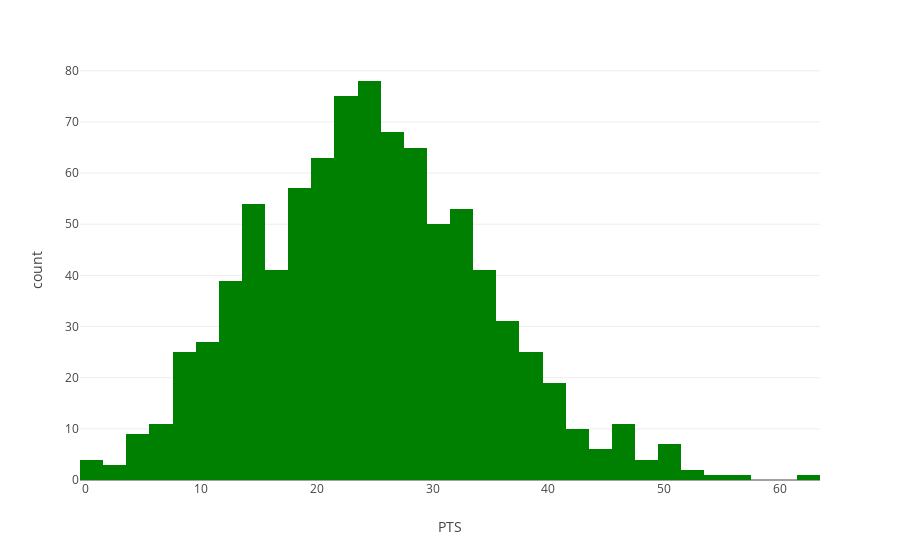

Notebook code cell kept with this figure:
### Code cell
pts_per_game = px.histogram(curry_stats, x="PTS")
hist.show()

### Figure 1 — Plotly figure (JSON) as saved in the notebook; plotly's stock layout.template omitted (floating-point values rounded to 4 significant figures; data arrays with more than 128 entries replaced by an {"elided": "..."} marker saying what was removed)
{"data": [{"bingroup": "x", "hovertemplate": "PTS=%{x}<br>count=%{y}<extra></extra>", "legendgroup": "", "marker": {"color": "green", "pattern": {"shape": ""}}, "name": "", "orientation": "v", "showlegend": false, "type": "histogram", "x": {"elided": "881 int values"}, "xaxis": "x", "yaxis": "y"}], "layout": {"barmode": "relative", "legend": {"tracegroupgap": 0}, "margin": {"t": 60}, "xaxis": {"anchor": "y", "domain": [0, 1], "title": {"text": "PTS"}}, "yaxis": {"anchor": "x", "domain": [0, 1], "title": {"text": "count"}}}}
